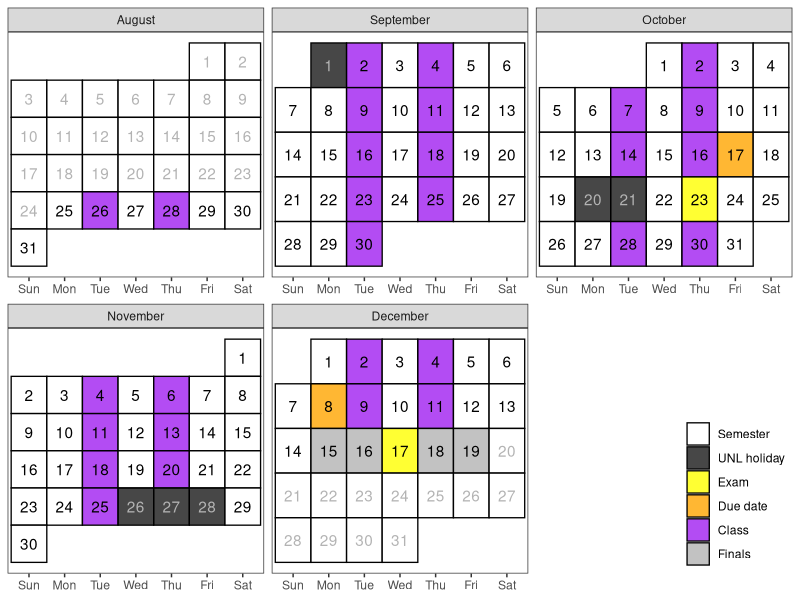

Write the R code that produced this figure.
library(dplyr)
library(tidyr)
library(purrr)
library(lubridate)
library(stringr)
library(forcats)
library(ggplot2)
library(readxl)

# Create a calendar for your syllabus
# Source: http://svmiller.com/blog/2020/08/a-ggplot-calendar-for-your-semester/

semester_info <- read_xlsx("course-schedule.xlsx", sheet = "SemesterDates")

date_seq <- function(tbl) {
  stopifnot("Start" %in% names(tbl))
  stopifnot("End" %in% names(tbl))

  if(is.na(tbl$End)) {
    ymd(tbl$Start)
  } else {
    seq(ymd(tbl$Start), ymd(tbl$End), by = 1)
  }
}

# Weekday(s) of class
class_wdays <- semester_info |>
  filter(Description == "Class") |>
  select(Days) |>
  mutate(Days = str_split(Days, ",", simplify = F)) |>
  pluck("Days") |>
  unlist() |>
  str_trim()


# What are the full dates of the semester? Monday of week 1 - end of finals
semester_dates <- semester_info |>
  filter(Description == "Semester") |>
  date_seq()

# Dates that are school holidays/no class by university fiat
not_here_dates <- semester_info |>
  filter(Description == "Holiday") |>
  select(Start, End) |>
  mutate(id = 1:n()) |>
  nest(data = -id) |>
  mutate(dates = purrr::map(data, date_seq)) |>
  unnest(dates) |>
  pluck("dates")

project_dates <- read_xlsx("course-schedule.xlsx", "due-dates") |>
  mutate(date=ymd(date))

exam_week <-  semester_info |>
  filter(Description == "Exams") |>
  select(Start, End) |>
  mutate(id = 1:n()) |>
  nest(data = -id) |>
  mutate(dates = purrr::map(data, date_seq)) |>
  unnest(dates) |>
  pluck("dates")

# Custom function for treating the first day of the month as the first week
# of the month up until the first Sunday (unless Sunday was the start of the month)
wom <- function(date) {
  first <- wday(as.Date(paste(year(date),month(date),1,sep="-")))
  return((mday(date)+(first-2)) %/% 7+1)
}

# Create a data frame of dates, assign to Cal
Cal <- tibble(date = seq(floor_date(min(semester_dates), "month"), ceiling_date(max(semester_dates), "month") - days(1), by=1))  %>%
  mutate(mon = lubridate::month(date, label=T, abbr=F), # get month label
         wkdy = weekdays(date, abbreviate=T), # get weekday label
         wkdy = fct_relevel(wkdy, "Sun", "Mon", "Tue", "Wed", "Thu","Fri","Sat"), # make sure Sunday comes first
         semester = date %in% semester_dates, # is date part of the semester?
         due = date %in% project_dates$date, # is it a due date?
         exam = date %in% filter(project_dates, topic %in% c("Midterm", "Final"))$date,
         not_here = date %in% not_here_dates, # is it a day off?
         exam_wk = date %in% exam_week,
         day = lubridate::mday(date), # get day of month to add later as a label
         # Below: our custom wom() function
         week = wom(date),
         sem_week = pmin(17, pmax(0, epiweek(date) - 3)))

# Create a category variable, for filling in squares colorwise

Cal <- Cal %>%
  mutate(category = case_when(
    exam ~ "Exam",
    due ~ "Due date",
    not_here ~ "UNL holiday",
    exam_wk ~ "Finals",
    semester & wkdy %in% class_wdays ~ "Class",
    semester ~ "Semester",
    TRUE ~ "NA"
  )) |>
  left_join(project_dates, by = c("date", "category"))

class_cal <- ggplot(Cal, aes(wkdy, week)) +
  theme_bw() +
  theme(panel.grid.major.x = element_blank(),
        legend.position = "inside",
        legend.position.inside = c(1,0),
        legend.justification = c(1, 0),
        legend.title = element_blank(),
        axis.title.y = element_blank(), axis.title.x = element_blank(), axis.ticks.y = element_blank(), axis.text.y = element_blank()) +
  # geom_tile and facet_wrap will do all the heavy lifting
  geom_tile(alpha=0.8, aes(fill=category), color="black", linewidth=.45) +
  facet_wrap(~mon, scales = "free", ncol=3) +
  # fill in tiles to make it look more "calendary" (sic)
  geom_text(aes(label=day, color = (semester|exam_wk)&(!not_here))) +
  # put your y-axis down, flip it, and reverse it
  scale_y_reverse(breaks=NULL) +
  # manually fill scale colors to something you like...
  scale_color_manual(values = c("FALSE" = "grey70", "TRUE" = "black"), guide = "none") +
  scale_fill_manual(values=c("Class"="purple",
                             "Due date"="orange",
                             "Exam"="yellow",
                             "Semester"="white",
                             "Finals" = "grey70",
                             "UNL holiday" = "grey10",
                             "NA" = "white" # I like these whited out...
                             ),
                    #... but also suppress a label for a non-class semester day
                    breaks=c("Semester", "UNL holiday", "Exam", "Due date", "Class", "Finals"))
# class_cal

topics <- read_excel("course-schedule.xlsx",  sheet = "Week-plan") |>
  rename(sem_week=Week, topic = Title) |>
  select(sem_week, topic)


duedates <- filter(Cal, category == "Due date") |>
  mutate(important = paste(topic, ": ", format.Date(date, "%b %d"), sep = "")) |>
  select(sem_week, important)

schedule <- topics |>
  full_join(duedates) |>
  arrange(sem_week) |>
  rename("Week" = sem_week, "Topic" = topic, "Important Dates" = important)

# schedule
